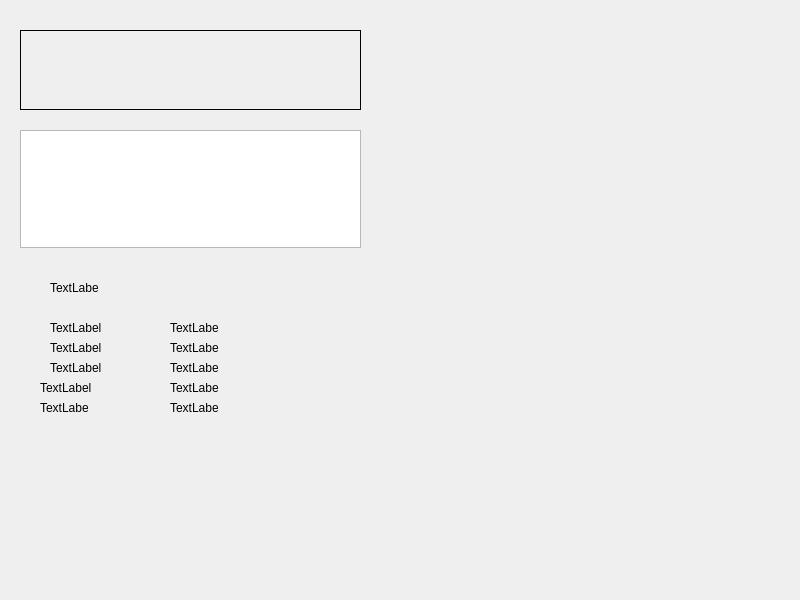
<?xml version="1.0" encoding="UTF-8"?>
<ui version="4.0">
 <class>Widget</class>
 <widget class="QWidget" name="Widget">
  <property name="geometry">
   <rect>
    <x>0</x>
    <y>0</y>
    <width>800</width>
    <height>600</height>
   </rect>
  </property>
  <property name="windowTitle">
   <string>Widget</string>
  </property>
  <widget class="QLabel" name="labelStatus">
   <property name="geometry">
    <rect>
     <x>20</x>
     <y>30</y>
     <width>341</width>
     <height>80</height>
    </rect>
   </property>
   <property name="minimumSize">
    <size>
     <width>0</width>
     <height>80</height>
    </size>
   </property>
   <property name="maximumSize">
    <size>
     <width>16777215</width>
     <height>80</height>
    </size>
   </property>
   <property name="frameShape">
    <enum>QFrame::Box</enum>
   </property>
   <property name="text">
    <string/>
   </property>
  </widget>
  <widget class="QTextEdit" name="connMsgEdit">
   <property name="geometry">
    <rect>
     <x>20</x>
     <y>130</y>
     <width>341</width>
     <height>118</height>
    </rect>
   </property>
  </widget>
  <widget class="QLabel" name="label">
   <property name="geometry">
    <rect>
     <x>50</x>
     <y>280</y>
     <width>48</width>
     <height>16</height>
    </rect>
   </property>
   <property name="text">
    <string>TextLabel</string>
   </property>
  </widget>
  <widget class="QLabel" name="label_2">
   <property name="geometry">
    <rect>
     <x>50</x>
     <y>320</y>
     <width>91</width>
     <height>16</height>
    </rect>
   </property>
   <property name="text">
    <string>TextLabel</string>
   </property>
  </widget>
  <widget class="QLabel" name="label_3">
   <property name="geometry">
    <rect>
     <x>50</x>
     <y>340</y>
     <width>91</width>
     <height>16</height>
    </rect>
   </property>
   <property name="text">
    <string>TextLabel</string>
   </property>
  </widget>
  <widget class="QLabel" name="label_4">
   <property name="geometry">
    <rect>
     <x>50</x>
     <y>360</y>
     <width>81</width>
     <height>16</height>
    </rect>
   </property>
   <property name="text">
    <string>TextLabel</string>
   </property>
  </widget>
  <widget class="QLabel" name="label_5">
   <property name="geometry">
    <rect>
     <x>40</x>
     <y>380</y>
     <width>91</width>
     <height>16</height>
    </rect>
   </property>
   <property name="text">
    <string>TextLabel</string>
   </property>
  </widget>
  <widget class="QLabel" name="label_6">
   <property name="geometry">
    <rect>
     <x>40</x>
     <y>400</y>
     <width>48</width>
     <height>16</height>
    </rect>
   </property>
   <property name="text">
    <string>TextLabel</string>
   </property>
  </widget>
  <widget class="QLabel" name="label_7">
   <property name="geometry">
    <rect>
     <x>170</x>
     <y>320</y>
     <width>48</width>
     <height>16</height>
    </rect>
   </property>
   <property name="text">
    <string>TextLabel</string>
   </property>
  </widget>
  <widget class="QLabel" name="label_8">
   <property name="geometry">
    <rect>
     <x>170</x>
     <y>340</y>
     <width>48</width>
     <height>16</height>
    </rect>
   </property>
   <property name="text">
    <string>TextLabel</string>
   </property>
  </widget>
  <widget class="QLabel" name="label_9">
   <property name="geometry">
    <rect>
     <x>170</x>
     <y>360</y>
     <width>48</width>
     <height>16</height>
    </rect>
   </property>
   <property name="text">
    <string>TextLabel</string>
   </property>
  </widget>
  <widget class="QLabel" name="label_10">
   <property name="geometry">
    <rect>
     <x>170</x>
     <y>380</y>
     <width>48</width>
     <height>16</height>
    </rect>
   </property>
   <property name="text">
    <string>TextLabel</string>
   </property>
  </widget>
  <widget class="QLabel" name="label_11">
   <property name="geometry">
    <rect>
     <x>170</x>
     <y>400</y>
     <width>48</width>
     <height>16</height>
    </rect>
   </property>
   <property name="text">
    <string>TextLabel</string>
   </property>
  </widget>
 </widget>
 <resources/>
 <connections/>
</ui>
